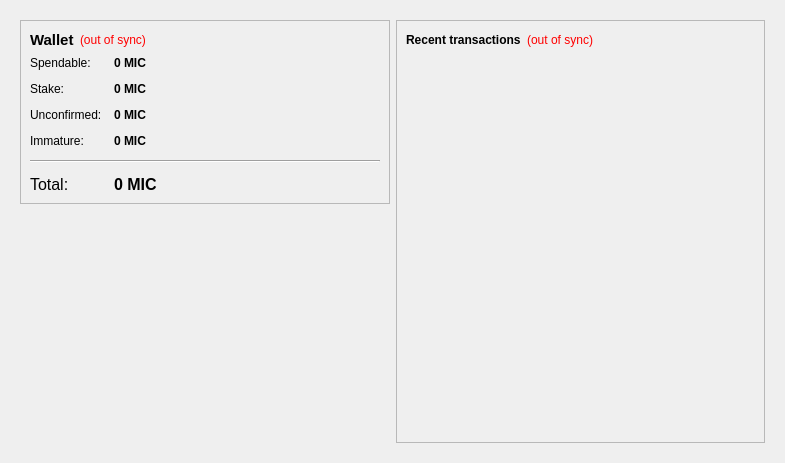
<?xml version="1.0" encoding="UTF-8"?>
<ui version="4.0">
 <class>OverviewPage</class>
 <widget class="QWidget" name="OverviewPage">
  <property name="geometry">
   <rect>
    <x>0</x>
    <y>0</y>
    <width>785</width>
    <height>463</height>
   </rect>
  </property>
  <property name="windowTitle">
   <string>Form</string>
  </property>
  <layout class="QHBoxLayout" name="horizontalLayout" stretch="0">
   <item>
    <widget class="QFrame" name="frameMain">
     <property name="frameShape">
      <enum>QFrame::NoFrame</enum>
     </property>
     <layout class="QHBoxLayout" name="horizontalLayout_3">
      <item>
       <layout class="QVBoxLayout" name="verticalLayout_2">
        <item>
         <widget class="QFrame" name="frame">
          <property name="frameShape">
           <enum>QFrame::StyledPanel</enum>
          </property>
          <property name="frameShadow">
           <enum>QFrame::Plain</enum>
          </property>
          <layout class="QVBoxLayout" name="verticalLayout_4">
           <item>
            <layout class="QHBoxLayout" name="horizontalLayout_4">
             <item>
              <widget class="QLabel" name="label_5">
               <property name="font">
                <font>
                 <pointsize>11</pointsize>
                 <weight>75</weight>
                 <bold>true</bold>
                </font>
               </property>
               <property name="text">
                <string>Wallet</string>
               </property>
              </widget>
             </item>
             <item>
              <widget class="QLabel" name="labelWalletStatus">
               <property name="toolTip">
                <string>The displayed information may be out of date. Your wallet automatically synchronizes with the mistcoin network after a connection is established, but this process has not completed yet.</string>
               </property>
               <property name="styleSheet">
                <string notr="true">QLabel { color: red; }</string>
               </property>
               <property name="text">
                <string notr="true">(out of sync)</string>
               </property>
               <property name="alignment">
                <set>Qt::AlignLeading|Qt::AlignLeft|Qt::AlignVCenter</set>
               </property>
              </widget>
             </item>
             <item>
              <spacer name="horizontalSpacer_2">
               <property name="orientation">
                <enum>Qt::Horizontal</enum>
               </property>
               <property name="sizeHint" stdset="0">
                <size>
                 <width>40</width>
                 <height>20</height>
                </size>
               </property>
              </spacer>
             </item>
            </layout>
           </item>
           <item>
            <layout class="QFormLayout" name="formLayout_2">
             <property name="fieldGrowthPolicy">
              <enum>QFormLayout::AllNonFixedFieldsGrow</enum>
             </property>
             <property name="horizontalSpacing">
              <number>12</number>
             </property>
             <property name="verticalSpacing">
              <number>12</number>
             </property>
             <item row="0" column="0">
              <widget class="QLabel" name="label">
               <property name="text">
                <string>Spendable:</string>
               </property>
              </widget>
             </item>
             <item row="0" column="1">
              <widget class="QLabel" name="labelBalance">
               <property name="font">
                <font>
                 <weight>75</weight>
                 <bold>true</bold>
                </font>
               </property>
               <property name="cursor">
                <cursorShape>IBeamCursor</cursorShape>
               </property>
               <property name="toolTip">
                <string>Your current spendable balance</string>
               </property>
               <property name="text">
                <string notr="true">0 MIC</string>
               </property>
               <property name="textInteractionFlags">
                <set>Qt::LinksAccessibleByMouse|Qt::TextSelectableByKeyboard|Qt::TextSelectableByMouse</set>
               </property>
              </widget>
             </item>
             <item row="1" column="0">
              <widget class="QLabel" name="label_6">
               <property name="text">
                <string>Stake:</string>
               </property>
              </widget>
             </item>
             <item row="1" column="1">
              <widget class="QLabel" name="labelStake">
               <property name="font">
                <font>
                 <weight>75</weight>
                 <bold>true</bold>
                </font>
               </property>
               <property name="cursor">
                <cursorShape>IBeamCursor</cursorShape>
               </property>
               <property name="toolTip">
                <string>Total of coins that was staked, and do not yet count toward the current balance</string>
               </property>
               <property name="text">
                <string notr="true">0 MIC</string>
               </property>
               <property name="textInteractionFlags">
                <set>Qt::LinksAccessibleByMouse|Qt::TextSelectableByKeyboard|Qt::TextSelectableByMouse</set>
               </property>
              </widget>
             </item>
             <item row="2" column="0">
              <widget class="QLabel" name="label_3">
               <property name="text">
                <string>Unconfirmed:</string>
               </property>
              </widget>
             </item>
             <item row="2" column="1">
              <widget class="QLabel" name="labelUnconfirmed">
               <property name="font">
                <font>
                 <weight>75</weight>
                 <bold>true</bold>
                </font>
               </property>
               <property name="cursor">
                <cursorShape>IBeamCursor</cursorShape>
               </property>
               <property name="toolTip">
                <string>Total of transactions that have yet to be confirmed, and do not yet count toward the current balance</string>
               </property>
               <property name="text">
                <string notr="true">0 MIC</string>
               </property>
               <property name="textInteractionFlags">
                <set>Qt::LinksAccessibleByMouse|Qt::TextSelectableByKeyboard|Qt::TextSelectableByMouse</set>
               </property>
              </widget>
             </item>
             <item row="3" column="0">
              <widget class="QLabel" name="labelImmatureText">
               <property name="text">
                <string>Immature:</string>
               </property>
              </widget>
             </item>
             <item row="3" column="1">
              <widget class="QLabel" name="labelImmature">
               <property name="font">
                <font>
                 <weight>75</weight>
                 <bold>true</bold>
                </font>
               </property>
               <property name="toolTip">
                <string>Mined balance that has not yet matured</string>
               </property>
               <property name="text">
                <string notr="true">0 MIC</string>
               </property>
               <property name="textInteractionFlags">
                <set>Qt::LinksAccessibleByMouse|Qt::TextSelectableByKeyboard|Qt::TextSelectableByMouse</set>
               </property>
              </widget>
             </item>
             <item row="4" column="0" colspan="2">
              <widget class="Line" name="line">
               <property name="orientation">
                <enum>Qt::Horizontal</enum>
               </property>
              </widget>
             </item>
             <item row="5" column="0">
              <widget class="QLabel" name="labelTotalText">
               <property name="font">
                <font>
                 <pointsize>12</pointsize>
                </font>
               </property>
               <property name="text">
                <string>Total:</string>
               </property>
              </widget>
             </item>
             <item row="5" column="1">
              <widget class="QLabel" name="labelTotal">
               <property name="font">
                <font>
                 <pointsize>12</pointsize>
                 <weight>75</weight>
                 <bold>true</bold>
                </font>
               </property>
               <property name="cursor">
                <cursorShape>IBeamCursor</cursorShape>
               </property>
               <property name="toolTip">
                <string>Your current total balance</string>
               </property>
               <property name="text">
                <string notr="true">0 MIC</string>
               </property>
               <property name="textInteractionFlags">
                <set>Qt::LinksAccessibleByMouse|Qt::TextSelectableByKeyboard|Qt::TextSelectableByMouse</set>
               </property>
              </widget>
             </item>
            </layout>
           </item>
          </layout>
         </widget>
        </item>
        <item>
         <spacer name="verticalSpacer">
          <property name="orientation">
           <enum>Qt::Vertical</enum>
          </property>
          <property name="sizeHint" stdset="0">
           <size>
            <width>20</width>
            <height>40</height>
           </size>
          </property>
         </spacer>
        </item>
        <item>
         <widget class="QLabel" name="label_2">
          <property name="text">
           <string/>
          </property>
          <property name="pixmap">
           <pixmap>:/images/wallet</pixmap>
          </property>
         </widget>
        </item>
       </layout>
      </item>
      <item>
       <layout class="QVBoxLayout" name="verticalLayout_3">
        <item>
         <widget class="QFrame" name="frame_2">
          <property name="frameShape">
           <enum>QFrame::StyledPanel</enum>
          </property>
          <property name="frameShadow">
           <enum>QFrame::Plain</enum>
          </property>
          <layout class="QVBoxLayout" name="verticalLayout">
           <item>
            <layout class="QHBoxLayout" name="horizontalLayout_2">
             <item>
              <widget class="QLabel" name="label_4">
               <property name="text">
                <string>&lt;b&gt;Recent transactions&lt;/b&gt;</string>
               </property>
              </widget>
             </item>
             <item>
              <widget class="QLabel" name="labelTransactionsStatus">
               <property name="toolTip">
                <string>The displayed information may be out of date. Your wallet automatically synchronizes with the mistcoin network after a connection is established, but this process has not completed yet.</string>
               </property>
               <property name="styleSheet">
                <string notr="true">QLabel { color: red; }</string>
               </property>
               <property name="text">
                <string notr="true">(out of sync)</string>
               </property>
               <property name="alignment">
                <set>Qt::AlignRight|Qt::AlignTrailing|Qt::AlignVCenter</set>
               </property>
              </widget>
             </item>
             <item>
              <spacer name="horizontalSpacer">
               <property name="orientation">
                <enum>Qt::Horizontal</enum>
               </property>
               <property name="sizeHint" stdset="0">
                <size>
                 <width>40</width>
                 <height>20</height>
                </size>
               </property>
              </spacer>
             </item>
            </layout>
           </item>
           <item>
            <widget class="QListView" name="listTransactions">
             <property name="styleSheet">
              <string notr="true">QListView { background: transparent; }</string>
             </property>
             <property name="frameShape">
              <enum>QFrame::NoFrame</enum>
             </property>
             <property name="verticalScrollBarPolicy">
              <enum>Qt::ScrollBarAlwaysOff</enum>
             </property>
             <property name="horizontalScrollBarPolicy">
              <enum>Qt::ScrollBarAlwaysOff</enum>
             </property>
             <property name="selectionMode">
              <enum>QAbstractItemView::NoSelection</enum>
             </property>
            </widget>
           </item>
          </layout>
         </widget>
        </item>
       </layout>
      </item>
     </layout>
    </widget>
   </item>
  </layout>
 </widget>
 <resources/>
 <connections/>
</ui>
